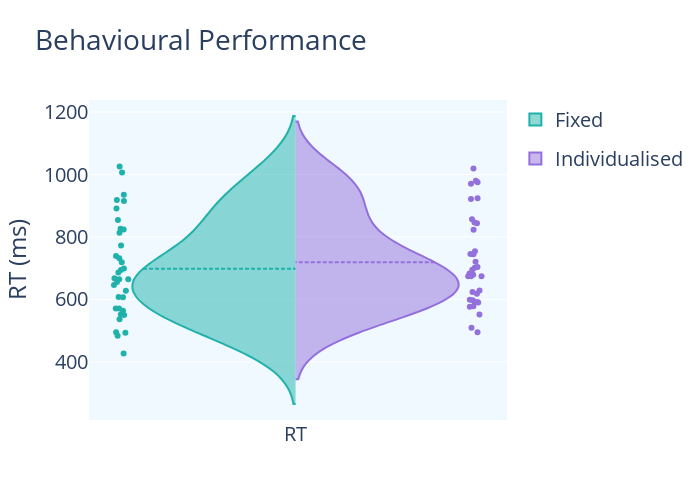

The notebook cell this image was saved under:
### Code cell
show_legend = [True,True,False,False]

fig = go.Figure()

i = 1 #i = 0 for RT; i = 1 for accuracy
fig.add_trace(go.Violin(x=df_plot['ROI'][(df_plot['cond'] == 'Fixed') &
                                (df_plot['ROI'] == pd.unique(df_plot['ROI'])[i])],
                    y=df_plot['data'][(df_plot['cond'] == 'Fixed')&
                                        (df_plot['ROI'] == pd.unique(df_plot['ROI'])[i])],
                    legendgroup='Fixed', scalegroup='Fixed', name='Fixed',
                    side='negative',
                    pointpos=-1.07, # where to position points
                    line_color='lightseagreen',
                    showlegend=show_legend[i],
                    xaxis = "x2"))
        

fig.add_trace(go.Violin(x=df_plot['ROI'][(df_plot['cond'] == 'Individualised') &
                                (df_plot['ROI'] == pd.unique(df_plot['ROI'])[i])],
                    y=df_plot['data'][(df_plot['cond'] == 'Individualised')&
                                        (df_plot['ROI'] == pd.unique(df_plot['ROI'])[i])],
                    legendgroup='Individualised', scalegroup='Individualised', name='Individualised',
                    side='positive',
                    pointpos=1.1, # where to position points
                    line_color='mediumpurple',
                    showlegend=show_legend[i],
                    xaxis="x2"
                    ))
                    


# update characteristics shared by all traces
fig.update_traces(meanline_visible=True,
                  points='all', # show all points
                  jitter=0.05,  # add some jitter on points for better visibility
                  scalemode='count') #scale violin plot area with total count
fig.update_layout(
    title_text="Behavioural Performance",
    xaxis_title = "ROI",
    yaxis_title = 'RT (ms)', #"Rt (ms)" if i =0 ## change for Accuracy and RT
    violingap=0.3, violingroupgap=0, violinmode='overlay',
    autosize = False,
    width = 700, 
    height = 500,
    font_size = 20,
    plot_bgcolor = '#f0f9ff')
# fig.write_image("/RT.jpg", scale = 12)
fig.show()

### Figure 1 — Plotly figure (JSON) as saved in the notebook; plotly's stock layout.template omitted (floating-point values rounded to 4 significant figures)
{"data": [{"jitter": 0.05, "legendgroup": "Fixed", "line": {"color": "lightseagreen"}, "meanline": {"visible": true}, "name": "Fixed", "pointpos": -1.07, "points": "all", "scalegroup": "Fixed", "scalemode": "count", "showlegend": true, "side": "negative", "type": "violin", "x": ["RT", "RT", "RT", "RT", "RT", "RT", "RT", "RT", "RT", "RT", "RT", "RT", "RT", "RT", "RT", "RT", "RT", "RT", "RT", "RT", "RT", "RT", "RT", "RT", "RT", "RT", "RT", "RT", "RT", "RT", "RT", "RT", "RT", "RT", "RT"], "xaxis": "x2", "y": [607.2, 854.2, 426.7, 646.4, 563.5, 731.6, 627.8, 891.3, 549.7, 494.4, 1026.0, 694.2, 918.0, 719.1, 915.4, 813.8, 1006.0, 536.4, 655.9, 664.9, 935.6, 772.8, 493.5, 698.7, 570.8, 823.8, 738.8, 607.4, 826.5, 685.8, 664.9, 483.8, 551.3, 570.5, 667.6]}, {"jitter": 0.05, "legendgroup": "Individualised", "line": {"color": "mediumpurple"}, "meanline": {"visible": true}, "name": "Individualised", "pointpos": 1.1, "points": "all", "scalegroup": "Individualised", "scalemode": "count", "showlegend": true, "side": "positive", "type": "violin", "x": ["RT", "RT", "RT", "RT", "RT", "RT", "RT", "RT", "RT", "RT", "RT", "RT", "RT", "RT", "RT", "RT", "RT", "RT", "RT", "RT", "RT", "RT", "RT", "RT", "RT", "RT", "RT", "RT", "RT", "RT", "RT", "RT", "RT", "RT", "RT"], "xaxis": "x2", "y": [674.0, 694.9, 924.3, 720.8, 1019.0, 683.3, 856.6, 701.0, 745.1, 674.4, 591.9, 590.1, 591.1, 980.4, 674.3, 576.1, 754.4, 618.0, 744.6, 551.3, 623.4, 597.6, 628.2, 494.5, 578.0, 975.5, 970.7, 703.5, 843.7, 508.9, 822.8, 679.0, 846.7, 598.9, 921.6]}], "layout": {"autosize": false, "font": {"size": 20}, "height": 500, "plot_bgcolor": "#f0f9ff", "title": {"text": "Behavioural Performance"}, "violingap": 0.3, "violingroupgap": 0, "violinmode": "overlay", "width": 700, "xaxis": {"title": {"text": "ROI"}}, "yaxis": {"title": {"text": "RT (ms)"}}}}
